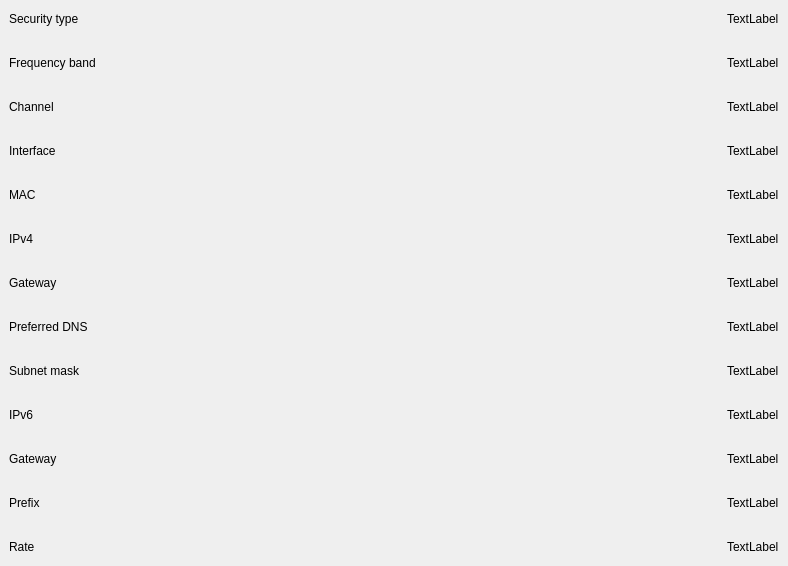
<?xml version="1.0" encoding="UTF-8"?>
<ui version="4.0">
 <class>ConnectionDetailsWidget</class>
 <widget class="QWidget" name="ConnectionDetailsWidget">
  <property name="geometry">
   <rect>
    <x>0</x>
    <y>0</y>
    <width>788</width>
    <height>526</height>
   </rect>
  </property>
  <property name="windowTitle">
   <string>ConnectionDetailsWidget</string>
  </property>
  <layout class="QVBoxLayout" name="verticalLayout_2">
   <property name="leftMargin">
    <number>0</number>
   </property>
   <property name="topMargin">
    <number>0</number>
   </property>
   <property name="rightMargin">
    <number>0</number>
   </property>
   <property name="bottomMargin">
    <number>0</number>
   </property>
   <item>
    <widget class="QWidget" name="wirelssSpecialWidget" native="true">
     <layout class="QVBoxLayout" name="verticalLayout">
      <property name="leftMargin">
       <number>0</number>
      </property>
      <property name="topMargin">
       <number>0</number>
      </property>
      <property name="rightMargin">
       <number>0</number>
      </property>
      <property name="bottomMargin">
       <number>0</number>
      </property>
      <item>
       <widget class="KiranFrame" name="securityTypeWidget" native="true">
        <layout class="QHBoxLayout" name="horizontalLayout_2">
         <item>
          <widget class="QLabel" name="label_3">
           <property name="text">
            <string>Security type</string>
           </property>
          </widget>
         </item>
         <item>
          <spacer name="horizontalSpacer_2">
           <property name="orientation">
            <enum>Qt::Horizontal</enum>
           </property>
           <property name="sizeHint" stdset="0">
            <size>
             <width>181</width>
             <height>20</height>
            </size>
           </property>
          </spacer>
         </item>
         <item>
          <widget class="QLabel" name="securityType">
           <property name="text">
            <string>TextLabel</string>
           </property>
          </widget>
         </item>
        </layout>
       </widget>
      </item>
      <item>
       <widget class="KiranFrame" name="frequencyBandWidget" native="true">
        <layout class="QHBoxLayout" name="horizontalLayout">
         <item>
          <widget class="QLabel" name="label">
           <property name="text">
            <string>Frequency band</string>
           </property>
          </widget>
         </item>
         <item>
          <spacer name="horizontalSpacer">
           <property name="orientation">
            <enum>Qt::Horizontal</enum>
           </property>
           <property name="sizeHint" stdset="0">
            <size>
             <width>181</width>
             <height>20</height>
            </size>
           </property>
          </spacer>
         </item>
         <item>
          <widget class="QLabel" name="frequencyBand">
           <property name="text">
            <string>TextLabel</string>
           </property>
          </widget>
         </item>
        </layout>
       </widget>
      </item>
      <item>
       <widget class="KiranFrame" name="channelWidget" native="true">
        <layout class="QHBoxLayout" name="horizontalLayout_3">
         <item>
          <widget class="QLabel" name="label_5">
           <property name="text">
            <string>Channel</string>
           </property>
          </widget>
         </item>
         <item>
          <spacer name="horizontalSpacer_3">
           <property name="orientation">
            <enum>Qt::Horizontal</enum>
           </property>
           <property name="sizeHint" stdset="0">
            <size>
             <width>181</width>
             <height>20</height>
            </size>
           </property>
          </spacer>
         </item>
         <item>
          <widget class="QLabel" name="channel">
           <property name="text">
            <string>TextLabel</string>
           </property>
          </widget>
         </item>
        </layout>
       </widget>
      </item>
     </layout>
    </widget>
   </item>
   <item>
    <widget class="KiranFrame" name="InterfaceWidget" native="true">
     <layout class="QHBoxLayout" name="horizontalLayout_4">
      <item>
       <widget class="QLabel" name="label_7">
        <property name="text">
         <string>Interface</string>
        </property>
       </widget>
      </item>
      <item>
       <spacer name="horizontalSpacer_4">
        <property name="orientation">
         <enum>Qt::Horizontal</enum>
        </property>
        <property name="sizeHint" stdset="0">
         <size>
          <width>181</width>
          <height>20</height>
         </size>
        </property>
       </spacer>
      </item>
      <item>
       <widget class="QLabel" name="networkInterface">
        <property name="text">
         <string>TextLabel</string>
        </property>
       </widget>
      </item>
     </layout>
    </widget>
   </item>
   <item>
    <widget class="KiranFrame" name="macWidget" native="true">
     <layout class="QHBoxLayout" name="horizontalLayout_5">
      <item>
       <widget class="QLabel" name="label_2">
        <property name="text">
         <string>MAC</string>
        </property>
       </widget>
      </item>
      <item>
       <spacer name="horizontalSpacer_5">
        <property name="orientation">
         <enum>Qt::Horizontal</enum>
        </property>
        <property name="sizeHint" stdset="0">
         <size>
          <width>181</width>
          <height>20</height>
         </size>
        </property>
       </spacer>
      </item>
      <item>
       <widget class="QLabel" name="mac">
        <property name="text">
         <string>TextLabel</string>
        </property>
       </widget>
      </item>
     </layout>
    </widget>
   </item>
   <item>
    <widget class="KiranFrame" name="ipv4Widget" native="true">
     <layout class="QHBoxLayout" name="horizontalLayout_6">
      <item>
       <widget class="QLabel" name="label_11">
        <property name="text">
         <string>IPv4</string>
        </property>
       </widget>
      </item>
      <item>
       <spacer name="horizontalSpacer_6">
        <property name="orientation">
         <enum>Qt::Horizontal</enum>
        </property>
        <property name="sizeHint" stdset="0">
         <size>
          <width>181</width>
          <height>20</height>
         </size>
        </property>
       </spacer>
      </item>
      <item>
       <widget class="QLabel" name="ipv4">
        <property name="text">
         <string>TextLabel</string>
        </property>
       </widget>
      </item>
     </layout>
    </widget>
   </item>
   <item>
    <widget class="KiranFrame" name="gatewayWidget" native="true">
     <layout class="QHBoxLayout" name="horizontalLayout_7">
      <item>
       <widget class="QLabel" name="label_13">
        <property name="text">
         <string>Gateway</string>
        </property>
       </widget>
      </item>
      <item>
       <spacer name="horizontalSpacer_7">
        <property name="orientation">
         <enum>Qt::Horizontal</enum>
        </property>
        <property name="sizeHint" stdset="0">
         <size>
          <width>181</width>
          <height>20</height>
         </size>
        </property>
       </spacer>
      </item>
      <item>
       <widget class="QLabel" name="ipv4Gateway">
        <property name="text">
         <string>TextLabel</string>
        </property>
       </widget>
      </item>
     </layout>
    </widget>
   </item>
   <item>
    <widget class="KiranFrame" name="preferredDNSWidget" native="true">
     <layout class="QHBoxLayout" name="horizontalLayout_8">
      <item>
       <widget class="QLabel" name="label_15">
        <property name="text">
         <string>Preferred DNS</string>
        </property>
       </widget>
      </item>
      <item>
       <spacer name="horizontalSpacer_8">
        <property name="orientation">
         <enum>Qt::Horizontal</enum>
        </property>
        <property name="sizeHint" stdset="0">
         <size>
          <width>181</width>
          <height>20</height>
         </size>
        </property>
       </spacer>
      </item>
      <item>
       <widget class="QLabel" name="preferredDNS">
        <property name="text">
         <string>TextLabel</string>
        </property>
       </widget>
      </item>
     </layout>
    </widget>
   </item>
   <item>
    <widget class="KiranFrame" name="subnetMaskWidget" native="true">
     <layout class="QHBoxLayout" name="horizontalLayout_9">
      <item>
       <widget class="QLabel" name="label_17">
        <property name="text">
         <string>Subnet mask</string>
        </property>
       </widget>
      </item>
      <item>
       <spacer name="horizontalSpacer_9">
        <property name="orientation">
         <enum>Qt::Horizontal</enum>
        </property>
        <property name="sizeHint" stdset="0">
         <size>
          <width>181</width>
          <height>20</height>
         </size>
        </property>
       </spacer>
      </item>
      <item>
       <widget class="QLabel" name="subnetMask">
        <property name="text">
         <string>TextLabel</string>
        </property>
       </widget>
      </item>
     </layout>
    </widget>
   </item>
   <item>
    <widget class="KiranFrame" name="ipv6Widget" native="true">
     <layout class="QHBoxLayout" name="horizontalLayout_10">
      <item>
       <widget class="QLabel" name="label_19">
        <property name="text">
         <string>IPv6</string>
        </property>
       </widget>
      </item>
      <item>
       <spacer name="horizontalSpacer_10">
        <property name="orientation">
         <enum>Qt::Horizontal</enum>
        </property>
        <property name="sizeHint" stdset="0">
         <size>
          <width>181</width>
          <height>20</height>
         </size>
        </property>
       </spacer>
      </item>
      <item>
       <widget class="QLabel" name="ipv6">
        <property name="text">
         <string>TextLabel</string>
        </property>
       </widget>
      </item>
     </layout>
    </widget>
   </item>
   <item>
    <widget class="KiranFrame" name="ipv6GatewayWidget" native="true">
     <layout class="QHBoxLayout" name="horizontalLayout_13">
      <item>
       <widget class="QLabel" name="label_14">
        <property name="text">
         <string>Gateway</string>
        </property>
       </widget>
      </item>
      <item>
       <spacer name="horizontalSpacer_13">
        <property name="orientation">
         <enum>Qt::Horizontal</enum>
        </property>
        <property name="sizeHint" stdset="0">
         <size>
          <width>181</width>
          <height>20</height>
         </size>
        </property>
       </spacer>
      </item>
      <item>
       <widget class="QLabel" name="ipv6Gateway">
        <property name="text">
         <string>TextLabel</string>
        </property>
       </widget>
      </item>
     </layout>
    </widget>
   </item>
   <item>
    <widget class="KiranFrame" name="prefixWidget" native="true">
     <layout class="QHBoxLayout" name="horizontalLayout_12">
      <item>
       <widget class="QLabel" name="label_23">
        <property name="text">
         <string>Prefix</string>
        </property>
       </widget>
      </item>
      <item>
       <spacer name="horizontalSpacer_12">
        <property name="orientation">
         <enum>Qt::Horizontal</enum>
        </property>
        <property name="sizeHint" stdset="0">
         <size>
          <width>181</width>
          <height>20</height>
         </size>
        </property>
       </spacer>
      </item>
      <item>
       <widget class="QLabel" name="prefix">
        <property name="text">
         <string>TextLabel</string>
        </property>
       </widget>
      </item>
     </layout>
    </widget>
   </item>
   <item>
    <widget class="KiranFrame" name="rateWidget" native="true">
     <layout class="QHBoxLayout" name="horizontalLayout_11">
      <item>
       <widget class="QLabel" name="label_21">
        <property name="text">
         <string>Rate</string>
        </property>
       </widget>
      </item>
      <item>
       <spacer name="horizontalSpacer_11">
        <property name="orientation">
         <enum>Qt::Horizontal</enum>
        </property>
        <property name="sizeHint" stdset="0">
         <size>
          <width>181</width>
          <height>20</height>
         </size>
        </property>
       </spacer>
      </item>
      <item>
       <widget class="QLabel" name="rate">
        <property name="text">
         <string>TextLabel</string>
        </property>
       </widget>
      </item>
     </layout>
    </widget>
   </item>
  </layout>
 </widget>
 <customwidgets>
  <customwidget>
   <class>KiranFrame</class>
   <extends>QWidget</extends>
   <header location="global">kiran-frame/kiran-frame.h</header>
   <container>1</container>
  </customwidget>
 </customwidgets>
 <resources/>
 <connections/>
</ui>
